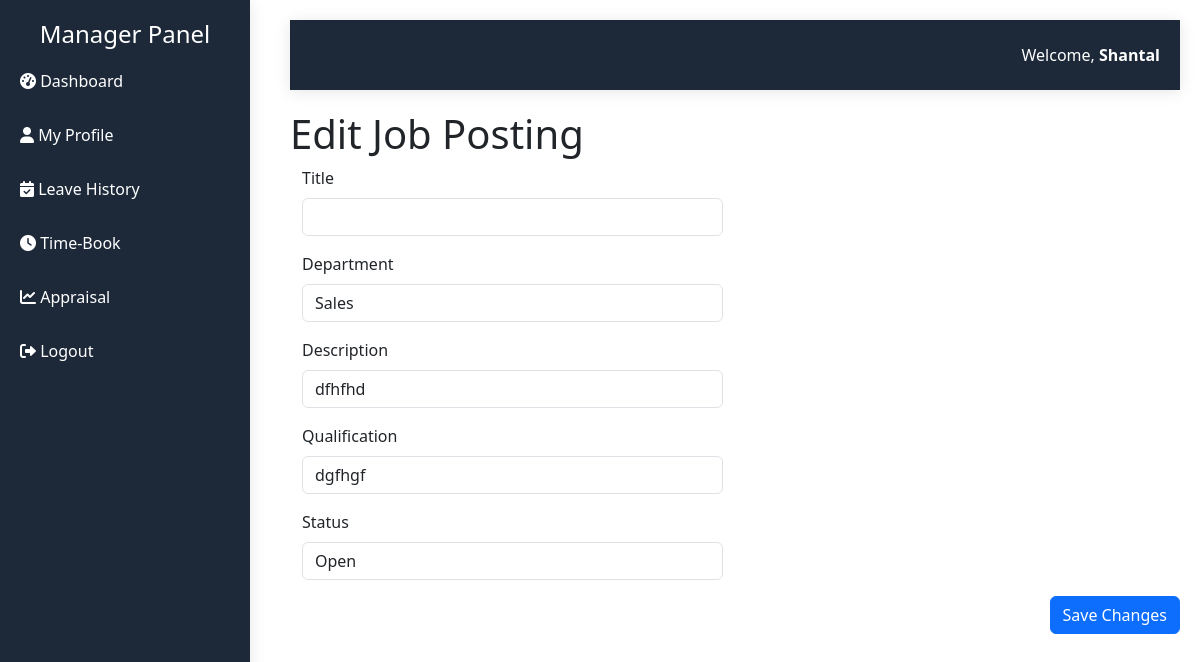
/manager_dashboard/edit_jobposting.php?id=10 (signed in), run on the app's committed database.
### tables this page shows
CREATE TABLE `jobposting` (
  `JobID` int(11) NOT NULL,
  `PositionID` int(11) NOT NULL,
  `DepartmentID` int(11) NOT NULL,
  `JobDesc` text NOT NULL,
  `JobQual` text NOT NULL,
  `JobStatus` enum('open','closed') NOT NULL DEFAULT 'open'
);

CREATE TABLE `department` (
  `DepartmentID` int(11) NOT NULL,
  `Name` varchar(100) NOT NULL
);

### manager_dashboard/edit_jobposting.php (the view, shortened to what this page needs)
<?php
require_once '../config/config.php';
$departments = $conn->query("SELECT * FROM Department")->fetchAll(PDO::FETCH_ASSOC);
if (isset($_GET['id'])) {
    $jobID = $_GET['id'];
    $stmt = $conn->prepare("SELECT * FROM Jobposting WHERE JobID = :jobID");
    $stmt->bindParam(':jobID', $jobID);
    $stmt->execute();
    $jobposting = $stmt->fetch(PDO::FETCH_ASSOC);
} else {
    header("Location: job_posting.php");
    exit();
}
?>
<!DOCTYPE html>
<html lang="en">
<head>
    <link href="https://cdn.jsdelivr.net/npm/bootstrap@5.3.0/dist/css/bootstrap.min.css" rel="stylesheet">
</head>
<body>
<?php include(__DIR__ . '/include/sidebar.php'); ?>
<div class="content">
    <?php include(__DIR__ . '/include/header.php'); ?>
    <div class="main-content">
        <h1>Edit Job Posting</h1>
        <form method="POST">
            <div class="container">
                <div class="row">
                    <div class="col-md-6">
                        <div class="mb-3">
                            <label for="jobTitle" class="form-label">Title</label>
                            <input type="text" id="jobTitle" name="jobTitle" class="form-control" value="<?= $jobposting['JobTitle'] ?>" required>
                        </div>
                        <div class="mb-3">
                            <label for="departmentID" class="form-label">Department</label>
                            <select id="departmentID" name="departmentID" class="form-control" required>
                                <?php foreach ($departments as $department): ?>
                                    <option value="<?= $department['DepartmentID'] ?>" <?= ($jobposting['DepartmentID'] == $department['DepartmentID']) ? 'selected' : '' ?>><?= $department['Name'] ?></option>
                                <?php endforeach; ?>
                            </select>
                        </div>
                        <div class="mb-3">
                            <label for="jobDesc" class="form-label">Description</label>
                            <input type="text" id="jobDesc" name="jobDesc" class="form-control" value="<?= $jobposting['JobDesc'] ?>" required>
                        </div>
                        <div class="mb-3">
                            <label for="jobQual" class="form-label">Qualification</label>
                            <input type="text" id="jobQual" name="jobQual" class="form-control" value="<?= $jobposting['JobQual'] ?>" required>
                        </div>
                        <div class="mb-3">
                            <label for="jobStatus" class="form-label">Status</label>
                            <select id="jobStatus" name="jobStatus" class="form-control" required>
                                <option value="Open" <?= ($jobposting['JobStatus'] == 'Open') ? 'selected' : '' ?>>Open</option>
                            </select>
                        </div>
                    </div>
                </div>
            </div>
            <div class="modal-footer">
                <button type="submit" name="editJobPosting" class="btn btn-primary">Save Changes</button>
            </div>
        </form>
    </div>
</div>
</body>
</html>

### manager_dashboard/include/sidebar.php (style rules this page uses)
.content { margin-left: 270px; padding: 20px; transition: margin-left 0.3s ease; z-index: 1; }

### data on the page
jobposting: departmentID "Sales", jobDesc "dfhfhd", jobQual "dgfhgf"

### other printed values
$_SESSION['Username'] "Shantal"
